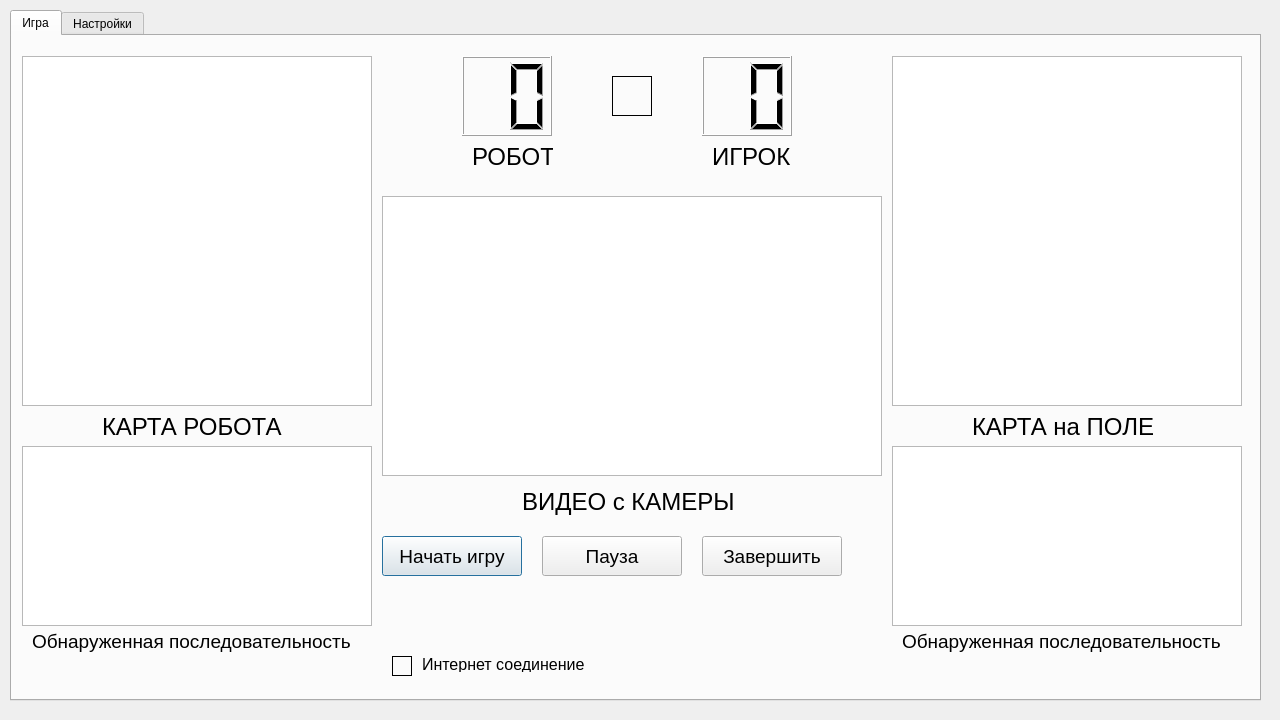
<?xml version="1.0" encoding="UTF-8"?>
<ui version="4.0">
 <class>Dialog</class>
 <widget class="QDialog" name="Dialog">
  <property name="geometry">
   <rect>
    <x>0</x>
    <y>0</y>
    <width>1280</width>
    <height>720</height>
   </rect>
  </property>
  <property name="sizePolicy">
   <sizepolicy hsizetype="Expanding" vsizetype="Expanding">
    <horstretch>0</horstretch>
    <verstretch>0</verstretch>
   </sizepolicy>
  </property>
  <property name="windowTitle">
   <string>Dialog</string>
  </property>
  <widget class="QTabWidget" name="tabWidget">
   <property name="geometry">
    <rect>
     <x>10</x>
     <y>10</y>
     <width>1251</width>
     <height>691</height>
    </rect>
   </property>
   <property name="currentIndex">
    <number>0</number>
   </property>
   <property name="documentMode">
    <bool>false</bool>
   </property>
   <widget class="QWidget" name="tabPlay">
    <attribute name="title">
     <string>Игра</string>
    </attribute>
    <widget class="QGraphicsView" name="graphicsMyCard">
     <property name="geometry">
      <rect>
       <x>10</x>
       <y>20</y>
       <width>350</width>
       <height>350</height>
      </rect>
     </property>
     <property name="font">
      <font>
       <pointsize>12</pointsize>
       <weight>75</weight>
       <bold>true</bold>
      </font>
     </property>
     <property name="toolTip">
      <string/>
     </property>
     <property name="accessibleDescription">
      <string>Карта Робота</string>
     </property>
     <property name="verticalScrollBarPolicy">
      <enum>Qt::ScrollBarAlwaysOff</enum>
     </property>
     <property name="horizontalScrollBarPolicy">
      <enum>Qt::ScrollBarAlwaysOff</enum>
     </property>
    </widget>
    <widget class="QGraphicsView" name="graphicsPlayCard">
     <property name="geometry">
      <rect>
       <x>880</x>
       <y>20</y>
       <width>350</width>
       <height>350</height>
      </rect>
     </property>
     <property name="font">
      <font>
       <pointsize>12</pointsize>
       <weight>75</weight>
       <bold>true</bold>
      </font>
     </property>
     <property name="verticalScrollBarPolicy">
      <enum>Qt::ScrollBarAlwaysOff</enum>
     </property>
     <property name="horizontalScrollBarPolicy">
      <enum>Qt::ScrollBarAlwaysOff</enum>
     </property>
    </widget>
    <widget class="QGraphicsView" name="graphicsLastComboRobot">
     <property name="geometry">
      <rect>
       <x>10</x>
       <y>410</y>
       <width>350</width>
       <height>180</height>
      </rect>
     </property>
     <property name="verticalScrollBarPolicy">
      <enum>Qt::ScrollBarAlwaysOff</enum>
     </property>
     <property name="horizontalScrollBarPolicy">
      <enum>Qt::ScrollBarAlwaysOff</enum>
     </property>
    </widget>
    <widget class="QGraphicsView" name="graphicsLastComboField">
     <property name="geometry">
      <rect>
       <x>880</x>
       <y>410</y>
       <width>350</width>
       <height>180</height>
      </rect>
     </property>
     <property name="verticalScrollBarPolicy">
      <enum>Qt::ScrollBarAlwaysOff</enum>
     </property>
     <property name="horizontalScrollBarPolicy">
      <enum>Qt::ScrollBarAlwaysOff</enum>
     </property>
    </widget>
    <widget class="QLCDNumber" name="lcdNumberRobot">
     <property name="geometry">
      <rect>
       <x>450</x>
       <y>20</y>
       <width>90</width>
       <height>80</height>
      </rect>
     </property>
     <property name="font">
      <font>
       <pointsize>48</pointsize>
       <weight>75</weight>
       <bold>true</bold>
      </font>
     </property>
     <property name="frameShape">
      <enum>QFrame::Box</enum>
     </property>
     <property name="digitCount">
      <number>2</number>
     </property>
    </widget>
    <widget class="QLCDNumber" name="lcdNumberPlayer">
     <property name="geometry">
      <rect>
       <x>690</x>
       <y>20</y>
       <width>90</width>
       <height>80</height>
      </rect>
     </property>
     <property name="font">
      <font>
       <pointsize>48</pointsize>
       <weight>75</weight>
       <bold>true</bold>
      </font>
     </property>
     <property name="digitCount">
      <number>2</number>
     </property>
    </widget>
    <widget class="QLabel" name="label">
     <property name="geometry">
      <rect>
       <x>460</x>
       <y>110</y>
       <width>81</width>
       <height>21</height>
      </rect>
     </property>
     <property name="font">
      <font>
       <pointsize>18</pointsize>
      </font>
     </property>
     <property name="text">
      <string>РОБОТ</string>
     </property>
    </widget>
    <widget class="QLabel" name="label_2">
     <property name="geometry">
      <rect>
       <x>700</x>
       <y>110</y>
       <width>81</width>
       <height>21</height>
      </rect>
     </property>
     <property name="font">
      <font>
       <pointsize>18</pointsize>
      </font>
     </property>
     <property name="text">
      <string>ИГРОК</string>
     </property>
    </widget>
    <widget class="QGraphicsView" name="graphicsViewCamera">
     <property name="geometry">
      <rect>
       <x>370</x>
       <y>160</y>
       <width>500</width>
       <height>280</height>
      </rect>
     </property>
     <property name="sizePolicy">
      <sizepolicy hsizetype="Fixed" vsizetype="Fixed">
       <horstretch>0</horstretch>
       <verstretch>0</verstretch>
      </sizepolicy>
     </property>
     <property name="acceptDrops">
      <bool>false</bool>
     </property>
     <property name="frameShadow">
      <enum>QFrame::Raised</enum>
     </property>
     <property name="lineWidth">
      <number>2</number>
     </property>
     <property name="verticalScrollBarPolicy">
      <enum>Qt::ScrollBarAlwaysOff</enum>
     </property>
     <property name="horizontalScrollBarPolicy">
      <enum>Qt::ScrollBarAlwaysOff</enum>
     </property>
    </widget>
    <widget class="QLabel" name="label_3">
     <property name="geometry">
      <rect>
       <x>90</x>
       <y>380</y>
       <width>181</width>
       <height>21</height>
      </rect>
     </property>
     <property name="font">
      <font>
       <pointsize>18</pointsize>
      </font>
     </property>
     <property name="text">
      <string>КАРТА РОБОТА</string>
     </property>
    </widget>
    <widget class="QLabel" name="label_4">
     <property name="geometry">
      <rect>
       <x>960</x>
       <y>380</y>
       <width>181</width>
       <height>21</height>
      </rect>
     </property>
     <property name="font">
      <font>
       <pointsize>18</pointsize>
      </font>
     </property>
     <property name="text">
      <string>КАРТА на ПОЛЕ</string>
     </property>
    </widget>
    <widget class="QLabel" name="label_5">
     <property name="geometry">
      <rect>
       <x>510</x>
       <y>450</y>
       <width>211</width>
       <height>31</height>
      </rect>
     </property>
     <property name="font">
      <font>
       <pointsize>18</pointsize>
      </font>
     </property>
     <property name="text">
      <string>ВИДЕО с КАМЕРЫ</string>
     </property>
    </widget>
    <widget class="QLabel" name="label_6">
     <property name="geometry">
      <rect>
       <x>20</x>
       <y>590</y>
       <width>331</width>
       <height>31</height>
      </rect>
     </property>
     <property name="font">
      <font>
       <pointsize>14</pointsize>
      </font>
     </property>
     <property name="text">
      <string>Обнаруженная последовательность</string>
     </property>
    </widget>
    <widget class="QLabel" name="label_7">
     <property name="geometry">
      <rect>
       <x>890</x>
       <y>590</y>
       <width>331</width>
       <height>31</height>
      </rect>
     </property>
     <property name="font">
      <font>
       <pointsize>14</pointsize>
      </font>
     </property>
     <property name="text">
      <string>Обнаруженная последовательность</string>
     </property>
    </widget>
    <widget class="QPushButton" name="ButtonStart">
     <property name="geometry">
      <rect>
       <x>370</x>
       <y>500</y>
       <width>140</width>
       <height>40</height>
      </rect>
     </property>
     <property name="font">
      <font>
       <pointsize>14</pointsize>
      </font>
     </property>
     <property name="text">
      <string>Начать игру</string>
     </property>
     <property name="icon">
      <iconset theme="QIcon::ThemeIcon::MediaPlaybackStart">
       <normaloff>.</normaloff>.</iconset>
     </property>
    </widget>
    <widget class="QPushButton" name="ButtonPause">
     <property name="geometry">
      <rect>
       <x>530</x>
       <y>500</y>
       <width>140</width>
       <height>40</height>
      </rect>
     </property>
     <property name="font">
      <font>
       <pointsize>14</pointsize>
      </font>
     </property>
     <property name="text">
      <string>Пауза</string>
     </property>
     <property name="icon">
      <iconset theme="QIcon::ThemeIcon::MediaPlaybackPause">
       <normaloff>.</normaloff>.</iconset>
     </property>
    </widget>
    <widget class="QPushButton" name="ButtonStop">
     <property name="geometry">
      <rect>
       <x>690</x>
       <y>500</y>
       <width>140</width>
       <height>40</height>
      </rect>
     </property>
     <property name="font">
      <font>
       <pointsize>14</pointsize>
      </font>
     </property>
     <property name="text">
      <string>Завершить</string>
     </property>
     <property name="icon">
      <iconset theme="QIcon::ThemeIcon::MediaPlaybackStop">
       <normaloff>.</normaloff>.</iconset>
     </property>
    </widget>
    <widget class="QLabel" name="label_8">
     <property name="geometry">
      <rect>
       <x>410</x>
       <y>620</y>
       <width>171</width>
       <height>16</height>
      </rect>
     </property>
     <property name="font">
      <font>
       <pointsize>12</pointsize>
      </font>
     </property>
     <property name="frameShape">
      <enum>QFrame::NoFrame</enum>
     </property>
     <property name="text">
      <string>Интернет соединение</string>
     </property>
    </widget>
    <widget class="QLabel" name="connection_statusCircle">
     <property name="geometry">
      <rect>
       <x>380</x>
       <y>620</y>
       <width>20</width>
       <height>20</height>
      </rect>
     </property>
     <property name="frameShape">
      <enum>QFrame::Box</enum>
     </property>
     <property name="text">
      <string/>
     </property>
    </widget>
    <widget class="QLabel" name="play_statusCircle">
     <property name="geometry">
      <rect>
       <x>600</x>
       <y>40</y>
       <width>40</width>
       <height>40</height>
      </rect>
     </property>
     <property name="frameShape">
      <enum>QFrame::Box</enum>
     </property>
     <property name="text">
      <string/>
     </property>
    </widget>
   </widget>
   <widget class="QWidget" name="tab_config">
    <attribute name="title">
     <string>Настройки</string>
    </attribute>
    <widget class="QGraphicsView" name="zone_debugView">
     <property name="geometry">
      <rect>
       <x>20</x>
       <y>10</y>
       <width>640</width>
       <height>360</height>
      </rect>
     </property>
    </widget>
    <widget class="QTableWidget" name="settingsTableWidget">
     <property name="geometry">
      <rect>
       <x>800</x>
       <y>10</y>
       <width>391</width>
       <height>291</height>
      </rect>
     </property>
     <property name="font">
      <font>
       <pointsize>12</pointsize>
      </font>
     </property>
     <property name="alternatingRowColors">
      <bool>true</bool>
     </property>
     <property name="selectionMode">
      <enum>QAbstractItemView::SingleSelection</enum>
     </property>
     <property name="sortingEnabled">
      <bool>true</bool>
     </property>
     <property name="rowCount">
      <number>8</number>
     </property>
     <property name="columnCount">
      <number>2</number>
     </property>
     <attribute name="horizontalHeaderDefaultSectionSize">
      <number>180</number>
     </attribute>
     <row/>
     <row/>
     <row/>
     <row/>
     <row/>
     <row/>
     <row/>
     <row/>
     <column/>
     <column/>
    </widget>
    <widget class="QPushButton" name="saveButton">
     <property name="geometry">
      <rect>
       <x>810</x>
       <y>320</y>
       <width>171</width>
       <height>24</height>
      </rect>
     </property>
     <property name="font">
      <font>
       <pointsize>12</pointsize>
      </font>
     </property>
     <property name="text">
      <string>Сохранить Настройки</string>
     </property>
    </widget>
    <widget class="QPushButton" name="applyButton">
     <property name="geometry">
      <rect>
       <x>1010</x>
       <y>320</y>
       <width>171</width>
       <height>24</height>
      </rect>
     </property>
     <property name="font">
      <font>
       <pointsize>12</pointsize>
      </font>
     </property>
     <property name="text">
      <string>Применить Настройки</string>
     </property>
    </widget>
    <widget class="QWidget" name="layoutWidget">
     <property name="geometry">
      <rect>
       <x>20</x>
       <y>520</y>
       <width>641</width>
       <height>95</height>
      </rect>
     </property>
     <layout class="QGridLayout" name="gridLayout_2">
      <item row="0" column="0">
       <widget class="QSlider" name="hSliderH2min">
        <property name="maximum">
         <number>180</number>
        </property>
        <property name="singleStep">
         <number>1</number>
        </property>
        <property name="pageStep">
         <number>15</number>
        </property>
        <property name="orientation">
         <enum>Qt::Horizontal</enum>
        </property>
        <property name="tickPosition">
         <enum>QSlider::TicksAbove</enum>
        </property>
        <property name="tickInterval">
         <number>15</number>
        </property>
       </widget>
      </item>
      <item row="0" column="1">
       <widget class="QLabel" name="label_H_4">
        <property name="text">
         <string>HUE 2</string>
        </property>
       </widget>
      </item>
      <item row="0" column="2">
       <widget class="QSlider" name="hSliderH2max">
        <property name="maximum">
         <number>180</number>
        </property>
        <property name="singleStep">
         <number>1</number>
        </property>
        <property name="pageStep">
         <number>15</number>
        </property>
        <property name="value">
         <number>170</number>
        </property>
        <property name="orientation">
         <enum>Qt::Horizontal</enum>
        </property>
        <property name="tickPosition">
         <enum>QSlider::TicksAbove</enum>
        </property>
        <property name="tickInterval">
         <number>15</number>
        </property>
       </widget>
      </item>
      <item row="1" column="0">
       <widget class="QSlider" name="hSliderS2min">
        <property name="maximum">
         <number>255</number>
        </property>
        <property name="singleStep">
         <number>5</number>
        </property>
        <property name="pageStep">
         <number>25</number>
        </property>
        <property name="orientation">
         <enum>Qt::Horizontal</enum>
        </property>
        <property name="tickPosition">
         <enum>QSlider::TicksAbove</enum>
        </property>
        <property name="tickInterval">
         <number>25</number>
        </property>
       </widget>
      </item>
      <item row="1" column="1">
       <widget class="QLabel" name="label_H_5">
        <property name="text">
         <string>SAT 2</string>
        </property>
       </widget>
      </item>
      <item row="1" column="2">
       <widget class="QSlider" name="hSliderS2max">
        <property name="maximum">
         <number>255</number>
        </property>
        <property name="singleStep">
         <number>5</number>
        </property>
        <property name="pageStep">
         <number>25</number>
        </property>
        <property name="value">
         <number>200</number>
        </property>
        <property name="orientation">
         <enum>Qt::Horizontal</enum>
        </property>
        <property name="tickPosition">
         <enum>QSlider::TicksAbove</enum>
        </property>
        <property name="tickInterval">
         <number>25</number>
        </property>
       </widget>
      </item>
      <item row="2" column="0">
       <widget class="QSlider" name="hSliderV2min">
        <property name="maximum">
         <number>255</number>
        </property>
        <property name="singleStep">
         <number>5</number>
        </property>
        <property name="pageStep">
         <number>25</number>
        </property>
        <property name="orientation">
         <enum>Qt::Horizontal</enum>
        </property>
        <property name="tickPosition">
         <enum>QSlider::TicksAbove</enum>
        </property>
        <property name="tickInterval">
         <number>25</number>
        </property>
       </widget>
      </item>
      <item row="2" column="1">
       <widget class="QLabel" name="label_H_6">
        <property name="text">
         <string>VAL 2</string>
        </property>
       </widget>
      </item>
      <item row="2" column="2">
       <widget class="QSlider" name="hSliderV2max">
        <property name="maximum">
         <number>255</number>
        </property>
        <property name="singleStep">
         <number>5</number>
        </property>
        <property name="pageStep">
         <number>25</number>
        </property>
        <property name="value">
         <number>200</number>
        </property>
        <property name="orientation">
         <enum>Qt::Horizontal</enum>
        </property>
        <property name="tickPosition">
         <enum>QSlider::TicksAbove</enum>
        </property>
        <property name="tickInterval">
         <number>25</number>
        </property>
       </widget>
      </item>
     </layout>
    </widget>
    <widget class="QWidget" name="layoutWidget">
     <property name="geometry">
      <rect>
       <x>20</x>
       <y>390</y>
       <width>641</width>
       <height>111</height>
      </rect>
     </property>
     <layout class="QGridLayout" name="gridLayout">
      <item row="0" column="0">
       <widget class="QSlider" name="hSliderH1min">
        <property name="maximum">
         <number>180</number>
        </property>
        <property name="singleStep">
         <number>1</number>
        </property>
        <property name="pageStep">
         <number>15</number>
        </property>
        <property name="orientation">
         <enum>Qt::Horizontal</enum>
        </property>
        <property name="tickPosition">
         <enum>QSlider::TicksAbove</enum>
        </property>
        <property name="tickInterval">
         <number>15</number>
        </property>
       </widget>
      </item>
      <item row="0" column="1">
       <widget class="QLabel" name="label_H">
        <property name="text">
         <string>HUE 1</string>
        </property>
       </widget>
      </item>
      <item row="0" column="2">
       <widget class="QSlider" name="hSliderH1max">
        <property name="maximum">
         <number>180</number>
        </property>
        <property name="singleStep">
         <number>1</number>
        </property>
        <property name="pageStep">
         <number>15</number>
        </property>
        <property name="value">
         <number>170</number>
        </property>
        <property name="orientation">
         <enum>Qt::Horizontal</enum>
        </property>
        <property name="tickPosition">
         <enum>QSlider::TicksAbove</enum>
        </property>
        <property name="tickInterval">
         <number>15</number>
        </property>
       </widget>
      </item>
      <item row="1" column="0">
       <widget class="QSlider" name="hSliderS1min">
        <property name="maximum">
         <number>255</number>
        </property>
        <property name="singleStep">
         <number>5</number>
        </property>
        <property name="pageStep">
         <number>25</number>
        </property>
        <property name="orientation">
         <enum>Qt::Horizontal</enum>
        </property>
        <property name="tickPosition">
         <enum>QSlider::TicksAbove</enum>
        </property>
        <property name="tickInterval">
         <number>25</number>
        </property>
       </widget>
      </item>
      <item row="1" column="1">
       <widget class="QLabel" name="label_H_2">
        <property name="text">
         <string>SAT 1</string>
        </property>
       </widget>
      </item>
      <item row="1" column="2">
       <widget class="QSlider" name="hSliderS1max">
        <property name="maximum">
         <number>255</number>
        </property>
        <property name="singleStep">
         <number>5</number>
        </property>
        <property name="pageStep">
         <number>25</number>
        </property>
        <property name="value">
         <number>200</number>
        </property>
        <property name="orientation">
         <enum>Qt::Horizontal</enum>
        </property>
        <property name="tickPosition">
         <enum>QSlider::TicksAbove</enum>
        </property>
        <property name="tickInterval">
         <number>25</number>
        </property>
       </widget>
      </item>
      <item row="2" column="0">
       <widget class="QSlider" name="hSliderV1min">
        <property name="maximum">
         <number>255</number>
        </property>
        <property name="singleStep">
         <number>5</number>
        </property>
        <property name="pageStep">
         <number>25</number>
        </property>
        <property name="orientation">
         <enum>Qt::Horizontal</enum>
        </property>
        <property name="tickPosition">
         <enum>QSlider::TicksAbove</enum>
        </property>
        <property name="tickInterval">
         <number>25</number>
        </property>
       </widget>
      </item>
      <item row="2" column="1">
       <widget class="QLabel" name="label_H_3">
        <property name="text">
         <string>VAL 1</string>
        </property>
       </widget>
      </item>
      <item row="2" column="2">
       <widget class="QSlider" name="hSliderV1max">
        <property name="maximum">
         <number>255</number>
        </property>
        <property name="singleStep">
         <number>5</number>
        </property>
        <property name="pageStep">
         <number>25</number>
        </property>
        <property name="value">
         <number>200</number>
        </property>
        <property name="orientation">
         <enum>Qt::Horizontal</enum>
        </property>
        <property name="tickPosition">
         <enum>QSlider::TicksAbove</enum>
        </property>
        <property name="tickInterval">
         <number>25</number>
        </property>
       </widget>
      </item>
     </layout>
    </widget>
   </widget>
  </widget>
 </widget>
 <resources/>
 <connections/>
</ui>
